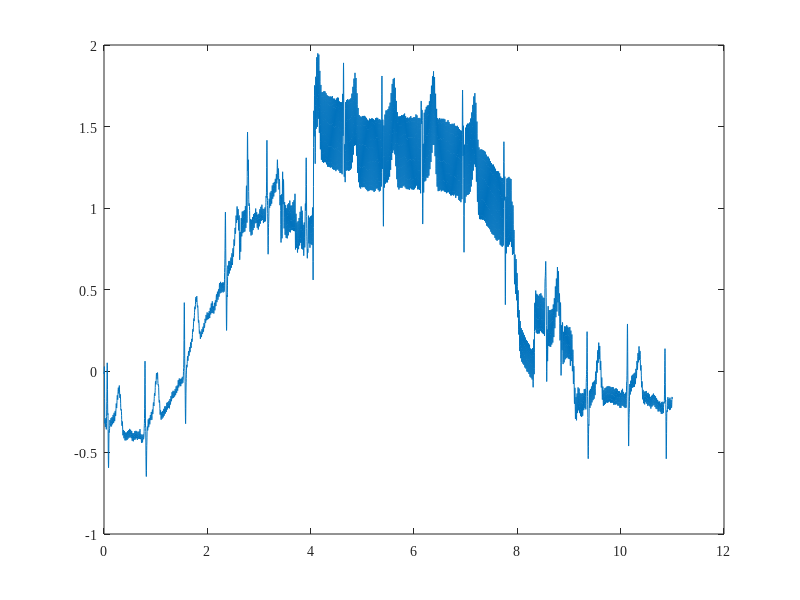
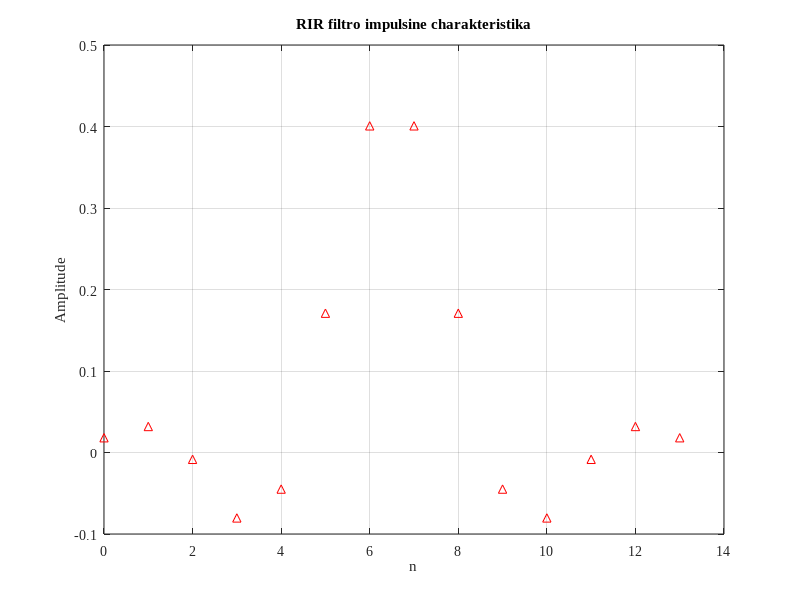

Here is the MATLAB script that generated these plots, in order: (Note: this script raises an error after producing the figures.)
clc, clear, close all

set(0,'defaultAxesFontName','TimesNewRoman')
set(0,'defaultAxesFontSize',10)

load("signalai/EKG_13")
fd = 500; %add _Hz            % Diskretizavimo freq
ts = 11;             
t =(0:(ts*fd)-1)*1/fd;

%Noramlius font size ir db iki -80


%% 3.3.1 RIR filtras

% Filtro koeficientai
b = [0.0181, 0.0319, -0.0084, -0.0803, -0.0449, 0.1709, 0.4008, 0.4008, ...
    0.1709, -0.0449, -0.0803, -0.0084, 0.0319, 0.0181]; 
a = zeros(1,length(b)); 
a(1) = 1;

ekg_filtered = filter(b, a, ekg);
figure();
plot(t, ekg_filtered)

%% 3.3.2
figure();
impz(b, a);
ylabel("Amplitude"); xlabel('n'); title('RIR filtro impulsine charakteristika'); xlim([0 14]); grid on;
f_saveFig("3.3.2-RirImpls")

%% 3.3.3
f_plotFreqz(b, a, fd, "3.3.3-amplitFazesChar")


%% 3.3.4
figure()
zplane(b,a)
grid on; title('Filtro poliu nuliu diagrama');
f_saveFig("3.3.4-RirZeroPole")

%% 3.3.5 - plot for time
figure()
subplot(211); 
plot(t, ekg); 
xlabel('t, s'); ylabel('A, mV');
grid on; title('Laiko sritis, EKG nefiltruotas');

subplot(212); 
plot(t, ekg_filtered);
xlabel('t, s'); ylabel('A, mV');
grid on; title('Laiko sritis, EKG naudojant RIR filtra');
f_saveFig("3.3.5-EkgCompare", true)

%% plot freq: plot signal in freqency domain
figure()

nfft = length(ekg);
ekg_freq = abs(fft(ekg))/nfft;    
ekg_freq = 20*log10(ekg_freq/max(ekg_freq));   
k = 0:1:nfft-1;                 
f = k*fd/nfft;                  

subplot(211)
plot(f, ekg_freq);
xlabel('f, Hz'); ylabel('Sa, dB'); xlim([0 fd/2]); ylim([-120 0]);
grid on; title('Signalo spektras, EKG nefiltruotas')

ekgFilter_freq = abs(fft(ekg_filtered))/nfft;    
ekgFilter_freq = 20*log10(ekgFilter_freq/max(ekgFilter_freq));  
subplot(212)
plot(f, ekgFilter_freq);
xlabel('f, Hz'); ylabel('Sa, dB'); xlim([0 fd/2]); ylim([-120 0]);
grid on; title('Signalo spektras, EKG naudojant RIR filtra')
f_saveFig("3.3.5-EkgCompareFreq", true)

%% 3.4 NIR Filtras

fDelta_Hz = 1.5;

% constans:
f0_Hz = 50;
K0 = 1;
L = 3;
S = mag2db(150);

%3.4.2
K = K0 * 10^(-S/20);
Kr = K0 * 10^(-L/20);

%3.4.3
N = fd/f0_Hz;

%3.4.4
beta = sqrt((Kr^2 - K0^2)/(K^2 - Kr^2)) * tan((N*pi*fDelta_Hz) / (2*fd));

k1 = (K0 + (K*beta)) / (1 + beta);
k2 = (K0 - (K*beta)) / (1 + beta);
k3 = (1 - beta) / (1 + beta);


bNIR = [k1, zeros(1,N-1), -k2];
aNIR = [1, zeros(1,N-1), -k3];

%3.4.6
ekg_afterNIR = filter(bNIR, aNIR, ekg_filtered);

% analyzsis
%3.4.7
figure();
impz(bNIR, aNIR);
ylabel("Amplitude"); xlabel('n'); title('NIR filtro impulsine charakteristika'); grid on;
f_saveFig("3.4.7-NirImpls")

%3.4.8
f_plotFreqz(bNIR, aNIR, fd, "3.4.8-amplitFazesCharNIR")

% 3.4.9
figure();
zplane(bNIR, aNIR)
grid on; title('NIR filtro poliu nuliu diagrama');
f_saveFig("3.4.9-NirZeroPole")

% 3.4.10 - plot for time
figure();
subplot(211); 
plot(t, ekg_filtered);
xlabel('t, s'); ylabel('A, mV');
grid on; title('Laiko sritis, EKG signalas po RIR filtro');

subplot(212); 
plot(t, ekg_afterNIR);
xlabel('t, s'); ylabel('A, mV');
grid on; title('Laiko sritis, EKG signalas po RIR ir NIR filtru');
f_saveFig("3.4.10-EkgCompare", true)

% plot freq: plot signal in freqency domain
% (Same as in 1 Lab) - use function
figure();

nfft = length(ekg_filtered);
ekg_freq = abs(fft(ekg_filtered))/nfft;    
ekg_freq = 20*log10(ekg_freq/max(ekg_freq));   
k = 0:1:nfft-1;                 
f = k*fd/nfft;                  

subplot(211)
plot(f, ekg_freq);
xlabel('f, Hz'); ylabel('Sa, dB'); xlim([0 fd/2]); ylim([-150 0]);
grid on; title('Signalas dazniu srityje, EKG po RIR filtro')


ekg_afterNIR_fq = abs(fft(ekg_afterNIR))/nfft;    
ekg_afterNIR_fq = 20*log10(ekg_afterNIR_fq/max(ekg_afterNIR_fq));  
subplot(212)
plot(f, ekg_afterNIR_fq);
xlabel('f, Hz'); ylabel('Sa, dB'); xlim([0 fd/2]); ylim([-150 0]);
grid on; title('Signalas dazniu srityje, EKG po RIR ir NIR filtro')
f_saveFig("3.4.10-EkgCompareFreq", true)



figure();
f_plotAllSignalsTime(t, ekg, ekg_filtered, ekg_afterNIR)


figure();
f_plotAllSignalsFreq(ekg, ekg_filtered, ekg_afterNIR, fd)


function f_saveFig(figName, usingSubplots)
    if ~exist('usingSubplots','var')
      usingSubplots = false; % third parameter does not exist, so default it to something
    end

    set(gca, 'units', 'normalized'); %Just making sure it's normalized
    Tight = get(gca, 'TightInset');  %Gives you the bording spacing between plot box and any axis labels
                                     %[Left Bottom Right Top] spacing
    NewPos = [Tight(1) Tight(2) 1-Tight(1)-Tight(3) 1-Tight(2)-Tight(4)]; %New plot position [X Y W H]
    if usingSubplots == false % matlab fucks up subplots
        set(gca, 'Position', NewPos);
    end
    saveas(gca,"outFigs/"+figName+".jpg");
end

function f_plotAllSignalsTime(t, initial, RIR, NIR)
    subplot(311)
    plot(t, initial); 
    title('Laiko sritis neapdoroto ekg');
    subplot(312); 
    plot(t, RIR);
    title('Laiko sritis po RIR');

    subplot(313); 
    plot(t, NIR);
    title('Laiko sritis po RIR ir NIR');
end

function f_plotAllSignalsFreq(initial, RIR, NIR, fd)
    subplot(311)
    [x1, y1] = getFreqOfSignal(initial, fd);
    plot(x1, y1); 
    title('Dazniu sritis neapdoroto ekg');
    xlim([0 fd/2])
    
    subplot(312); 
    [x2, y2] = getFreqOfSignal(RIR, fd);
    plot(x2, y2); 
    title('Dazniu sritis po RIR');
    xlim([0 fd/2])

    subplot(313); 
    [x3, y3] = getFreqOfSignal(NIR, fd);
    plot(x3, y3); 
    title('Dazniu sritis po RIR ir NIR');
    xlim([0 fd/2])
end

function [x_fq, y_fq] = getFreqOfSignal(sig, fd)
    nfft = length(sig);
    sig_fq = abs(fft(sig))/nfft;    
    sig_fq = 20*log10(sig_fq/max(sig_fq));   
    k = 0:1:nfft-1;
    
    x_fq = k*fd/nfft;
    y_fq = sig_fq;
end

function f_plotFreqz(b, a, fd, figName)
    n = 15000;
    figure();
    [h_fq,w_fq] = freqz(b, a, n, fd);
    
    subplot(211)
    plot(w_fq, 20*log10(abs(h_fq)))
    xlabel('f, Hz'); ylabel('A, dB'); ylim([-80 3]);
    title('Amplitudes daznine charakteristika'); grid on
    
    subplot(212)
    plot(w_fq, 360/(2*pi)*unwrap(angle(h_fq)))
    xlabel('f, Hz'); ylabel('Faze, laipsniai')
    title('Fazes daznine charakteristika'); grid on
    f_saveFig(figName, true);
end